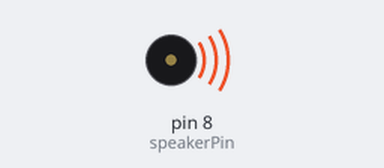
This sketch was run on a simulated Arduino Uno, built with avr-gcc and run on an emulated ATmega328P. Shown: buzzer (waves = sounding).

Above: at 0.1 s.
At 1.2 s:
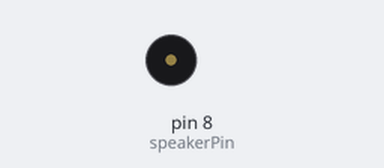
Timing chart, 0 to 2.7 s (numbered marks = the images above):
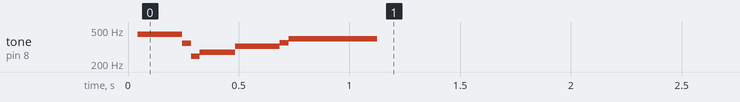

The sketch:

MelodyTest2.ino
```cpp
int speakerPin = 8;


#define B1  2010
#define C1  1898
#define D1  1690
#define E1  1500
#define F1  1420
#define G1  1265
#define X1  1194
#define A1  1126

//char names[] = { 'c', 'd', 'e', 'f', 'g', 'x', 'a', 'z', 'b', 'C', 'y', 'D', 'w', 'E', 'F', 'q', 'G', 'i' };
//int tones[] = { 1898, 1690, 1500, 1420, 1265, 1194, 1126, 1063, 1001, 947, 893, 843, 795, 749, 710, 668, 630, 594 };


void playTone(int tone, int duration) {
  for (long i = 0; i < duration * 1000L; i += tone * 2) {
    digitalWrite(speakerPin, HIGH);
    delayMicroseconds(tone);
    digitalWrite(speakerPin, LOW);
    delayMicroseconds(tone);
  }
}

void playNotes(int count, int notes[], int beats[], int tempo = 75) {
  for (int i = 0; i < count; i++) {
     playTone(notes[i], beats[i] * tempo);
  }
}


void setup() {
  Serial.begin(9600);
  pinMode(speakerPin, OUTPUT);

  int notes[] = {A1, B1, D1, E1, F1, G1, X1, A1};
  int beats[] = { 3,  1,  2,  2,  1,  2,  3};
  playNotes(7, notes, beats);
}

void loop() {}
```

Measured:
- by itself, tone on pin 8 (speakerPin): plays 443 Hz for 0.20 s, 351 Hz for 0.04 s, 248 Hz for 0.04 s, 275 Hz for 0.16 s, 323 Hz for 0.20 s, 353 Hz for 0.04 s … (7 notes in this stretch)
